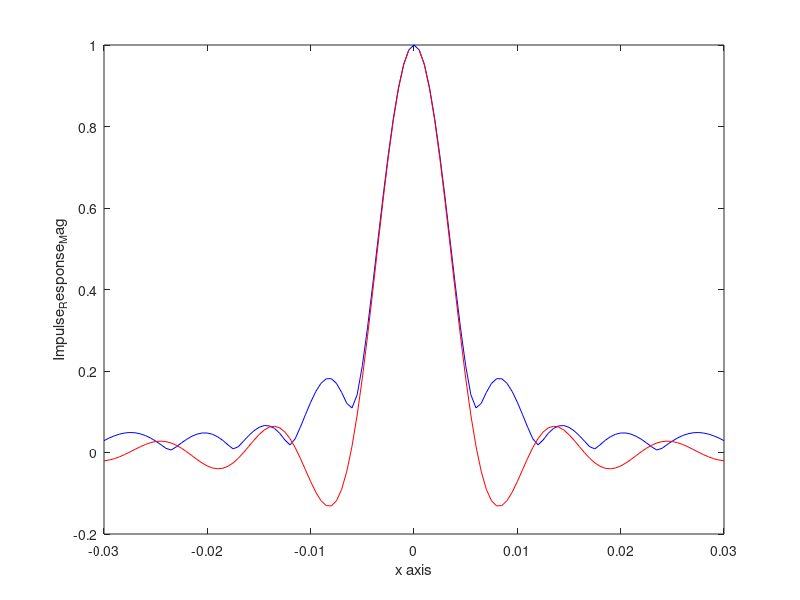

MATLAB code to generate this figure:
% Starting-point-script for exercise 1 in the Simulation Methods in
% Ultrasound Imaging course (MEDT8007).
% 
%
% author:  Marco M. Voormolen
% draft:   15 March 2008

% update:  
%
% uses:   
% sub of:  

%%
% 
% 
% 
% 
% 


clear all
close all
fclose('all');


% Parameters (see figure 3.16 on page 156)
a=3e-3; % aperture radius in m
ds=0.4e-3; % spatial resolution in m
x_1=-a:ds:a; % x-coordinate of the (candidate) aperture point(s) in m
y_1=-a:ds:a; % y-coordinate of the (candidate) aperture point(s) in m
x_0=-30e-3:0.5e-3:30e-3; % x-coordinate of the observation point(s) in m
%x_0=0e-3; % 5e-3
y_0=0e-3; % y-coordinate of the observation point(s) in m
z_0=50e-3; % z-coordinate of the observation point(s) in m
f_c=2.5e6; % center frequency of the transducer/aperture in Hz
f_Sample=10*f_c; % sample frequency in Hz
N_FFT=128; % length of the FFT
t=0:1/f_Sample:0.8e-6; % non-zero duration of the excitation function in s
s=[sin(0.25*2*pi*f_c*t).^2.*sin(2*pi*f_c*t) zeros(1, N_FFT - length(t))]; % excitation function
c_0=1500; % speed of sound in m/s
df=f_Sample/N_FFT; % frequency resolution in Hz
%f_c = 0:df:floor(N_FFT/2)*df; % 0.1e6:0.1e5:6e6; 
f=f_c; % frequency (range) Hz

 
% Huygens' principle
R=zeros(length(x_1), length(y_1));
H=zeros(length(x_0), length(f)); % complex amplitude function
h_WB=waitbar(0);
tic
for m=1:length(x_1)
  for n=1:length(y_1)
    for q=1:length(x_0)
      if sqrt(x_1(m)^2 + y_1(n)^2)<=a % only accept points that lie within the radius of the aperture
        %<frequency independent variables>
		r =[x_0(q) - x_1(m) y_0-y_1(n) z_0];
		R(m,n) = sqrt(sum(r.*r));
        for i=1:length(f)
		  k(i) = 2*pi*f(i)/c_0;
          H(q, i)=H(q, i) + exp(-1i*k(i)*R(m,n))/R(m,n);
        end
      end  
    end  
  end  
  waitbar(m/length(x_1), h_WB);
end
t_1=toc;
close(h_WB)


figure
%plot Normalized Green function frequency response  
plot(x_0, abs(H(:))/max(abs(H(:))),'b');
xlabel("x axis");
%xlabel("x axis (mm)");
ylabel("Impulse_Response_Mag");

Theta = x_0/z_0;
D_theta = 2*besselj(1,k(1)*a*sin(Theta))./(k(1)*a*sin(Theta));
hold on
plot(x_0, D_theta, 'r');


% 
% X= fft(s);
% Y_Phi = X(1:length(H(1,:))).*H(1,:);
% Phi = ifftmmv(Y_Phi, N_FFT);
% t=(0:length(Phi) - 1)/f_Sample; % time axes
% figure;
% plot(t,Phi);





% for q=1:length(x_0) 
% %    plot(f_c, abs(H(q,:))/max(H(q,:)));
%     plot(f_c, log10(abs(H(q,:))));
%     xlabel("frequency");
%     title_s = sprintf("position=%d", x_0(q));
%     title(title_s);
%     hold on;
%     pause;
% end

%<plot results>

% directivity

